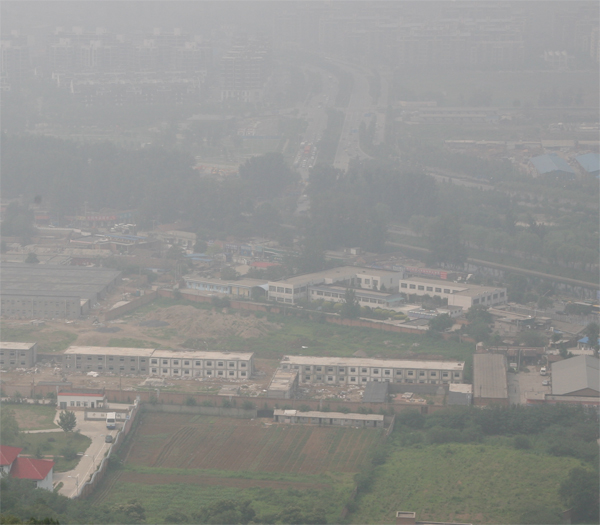
#> input picture images/canon.jpg, 600 x 525 px
$ python dark_channel.py --image images/canon.jpg   (older library calls are emulated)
#> lines starting #> are read from the running program, lines starting #| are printed output that depends on the picture
import cv2;
import math;
import numpy as np;
import argparse

def DarkChannel(im,sz):
    b,g,r = cv2.split(im)
    dc = cv2.min(cv2.min(r,g),b);
    kernel = cv2.getStructuringElement(cv2.MORPH_RECT,(sz,sz))
    dark = cv2.erode(dc,kernel)

    return dark

def AtmLight(im,dark):
    [h,w] = im.shape[:2]
    imsz = h*w
    numpx = int(max(math.floor(imsz/1000),1))
    darkvec = dark.reshape(imsz,1);
    imvec = im.reshape(imsz,3);

    indices = darkvec.argsort();
    indices = indices[imsz-numpx::]

    atmsum = np.zeros([1,3])
    for ind in range(1,numpx):
       atmsum = atmsum + imvec[indices[ind]]

    A = atmsum / numpx;
    return A

def TransmissionEstimate(im,A,sz):
    omega = 0.95;
    im3 = np.empty(im.shape,im.dtype);

    for ind in range(0,3):
        im3[:,:,ind] = im[:,:,ind]/A[0,ind]

    transmission = 1 - omega*DarkChannel(im3,sz);
    return transmission

def Guidedfilter(im,p,r,eps):
    mean_I = cv2.boxFilter(im,cv2.CV_64F,(r,r));
    mean_p = cv2.boxFilter(p, cv2.CV_64F,(r,r));
    mean_Ip = cv2.boxFilter(im*p,cv2.CV_64F,(r,r));
    cov_Ip = mean_Ip - mean_I*mean_p;

    mean_II = cv2.boxFilter(im*im,cv2.CV_64F,(r,r));
    var_I   = mean_II - mean_I*mean_I;

    a = cov_Ip/(var_I + eps);
    b = mean_p - a*mean_I;

    mean_a = cv2.boxFilter(a,cv2.CV_64F,(r,r));
    mean_b = cv2.boxFilter(b,cv2.CV_64F,(r,r));

    q = mean_a*im + mean_b;
    return q;

def TransmissionRefine(im,et):
    gray = cv2.cvtColor(im,cv2.COLOR_BGR2GRAY);
    gray = np.float64(gray)/255;
    r = 60;
    eps = 0.0001;
    t = Guidedfilter(gray,et,r,eps);

    return t;

def Recover(im,t,A,tx = 0.1):
    res = np.empty(im.shape,im.dtype);
    t = cv2.max(t,tx);

    for ind in range(0,3):
        res[:,:,ind] = (im[:,:,ind]-A[0,ind])/t + A[0,ind]

    return res

if __name__ == '__main__':
    import sys
    try:
        fn = sys.argv[1]
    except:
        fn = './image/15.png'

    def nothing(*argv):
        pass
    ap = argparse.ArgumentParser()
    ap.add_argument("-i", "--image", required = True, help = "Enter path to the image")
    args = vars(ap.parse_args())
    src = cv2.imread(args["image"]);
#> src is the input picture: shape (525, 600, 3); mean B, G, R 143, 145.6, 145.4

    I = src.astype('float64')/255;

    dark = DarkChannel(I,39);
    A = AtmLight(I,dark);
#> in AtmLight, `indices = indices[imsz-numpx::]`: indices = 315 values from 0 to 0
#> the loop in AtmLight, `for ind in range(1,numpx):` made 314 passes
#> atmsum on passes 1 to 3: [[0.753, 0.745, 0.741]], [[1.51, 1.49, 1.48]], [[2.26, 2.24, 2.22]]
#> after the loop in AtmLight, `for ind in range(1,numpx):`: atmsum = [[236.4, 234, 232.7]]
#> in AtmLight, `A = atmsum / numpx;`: A = [[0.751, 0.743, 0.739]]
#> A = [[0.751, 0.743, 0.739]]
    te = TransmissionEstimate(I,A,39);
#> after the loop in TransmissionEstimate, `for ind in range(0,3):`:
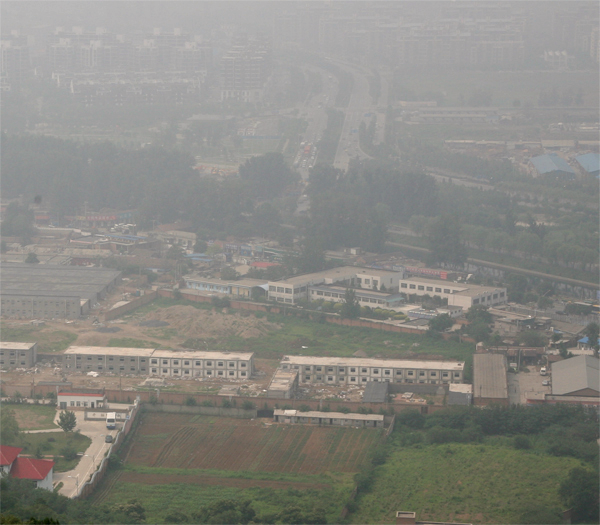
#> im3: shape (525, 600, 3) float64; mean B, G, R 0.747, 0.769, 0.772; drawn with min black and max white
    t = TransmissionRefine(src,te);
#> in Guidedfilter, `cov_Ip = mean_Ip - mean_I*mean_p;`:
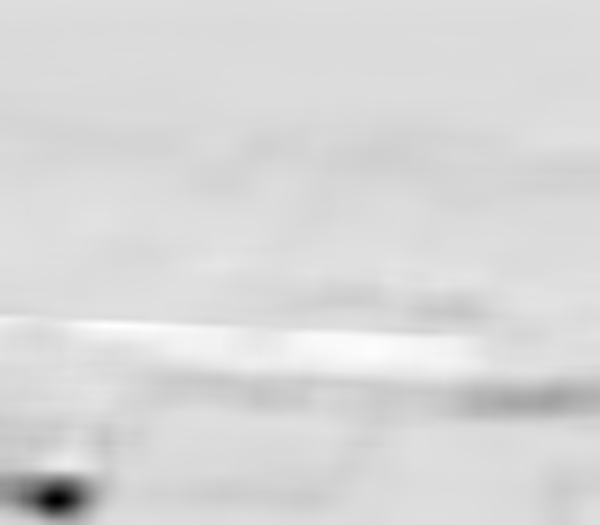
#> cov_Ip: shape (525, 600) float64; min -0.00841, max 0.00125, mean -0.0002; drawn with min black and max white
#> in Guidedfilter, `mean_II = cv2.boxFilter(im*im,cv2.CV_64F,(r,r));`:
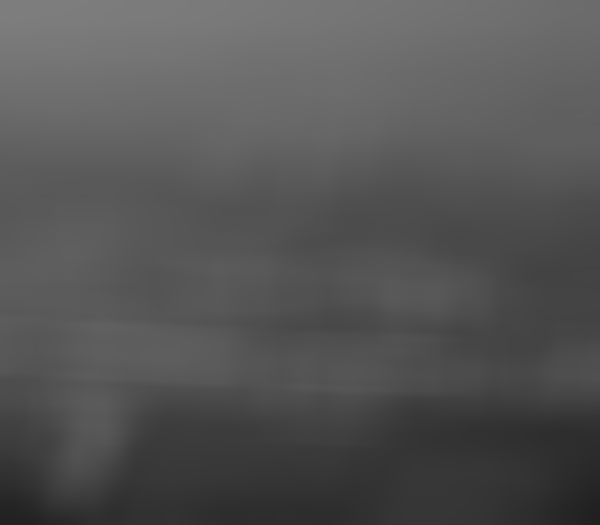
#> mean_II: shape (525, 600) float64; min 0.126, max 0.494, mean 0.331
#> in Guidedfilter, `var_I   = mean_II - mean_I*mean_I;`:
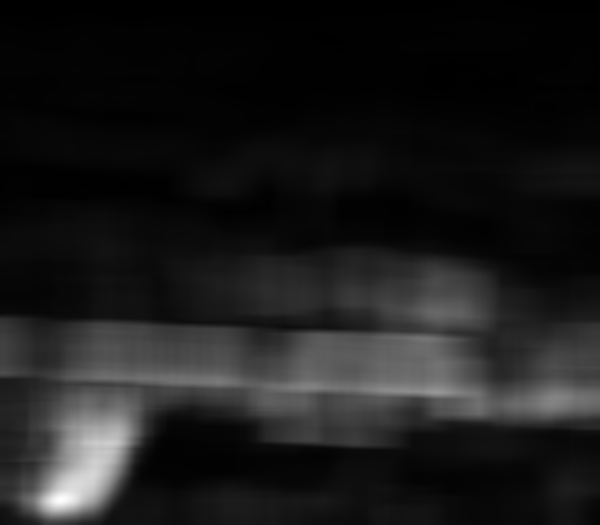
#> var_I: shape (525, 600) float64; min 3.16e-05, max 0.0132, mean 0.00145; drawn with min black and max white
#> in Guidedfilter, `mean_a = cv2.boxFilter(a,cv2.CV_64F,(r,r));`:
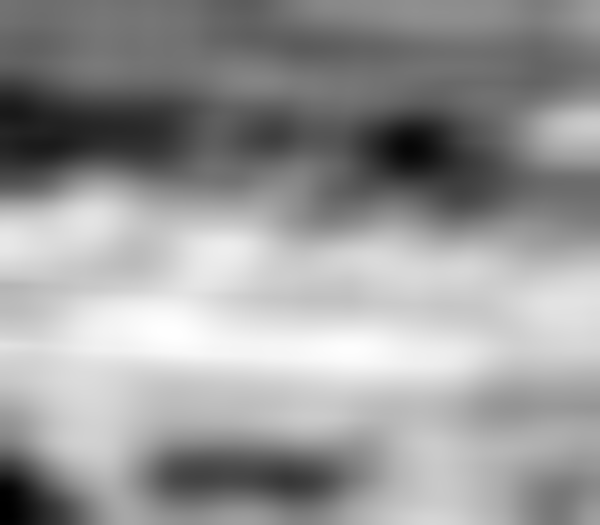
#> mean_a: shape (525, 600) float64; min -0.812, max 0.133, mean -0.248; drawn with min black and max white
#> in Guidedfilter, `mean_b = cv2.boxFilter(b,cv2.CV_64F,(r,r));`:
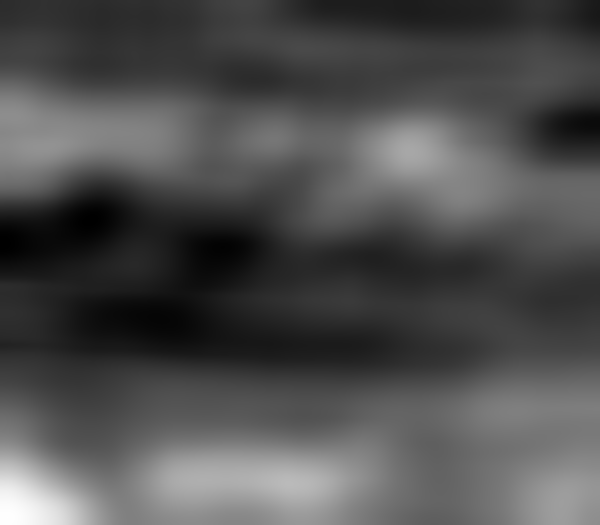
#> mean_b: shape (525, 600) float64; min 0.281, max 1.01, mean 0.508; drawn with min black and max white
    J = Recover(I,t,A,0.1);
#> after the loop in Recover, `for ind in range(0,3):`:
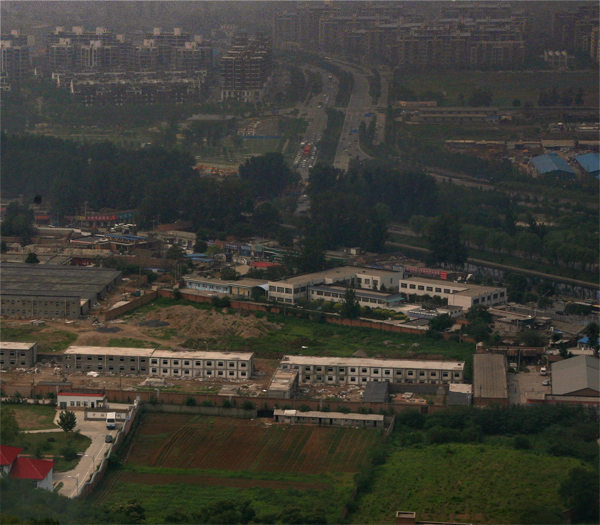
#> res: shape (525, 600, 3) float64; mean B, G, R 0.249, 0.28, 0.285; drawn with min black and max white

    # cv2.imshow("dark",dark);
    # cv2.imshow("t",t);
    cv2.imshow('original',src);
    cv2.imshow('Dark Channel Prior',J);

    cv2.waitKey(0);
    # -*- coding: utf-8 -*-

def guided(frame):
    I = frame.astype('float64')/255;

    dark = DarkChannel(I,39);
    A = AtmLight(I,dark);
    te = TransmissionEstimate(I,A,39);
    t = TransmissionRefine(src,te);
    J = Recover(I,t,A,0.1);

$ run again, on images/h2.jpg
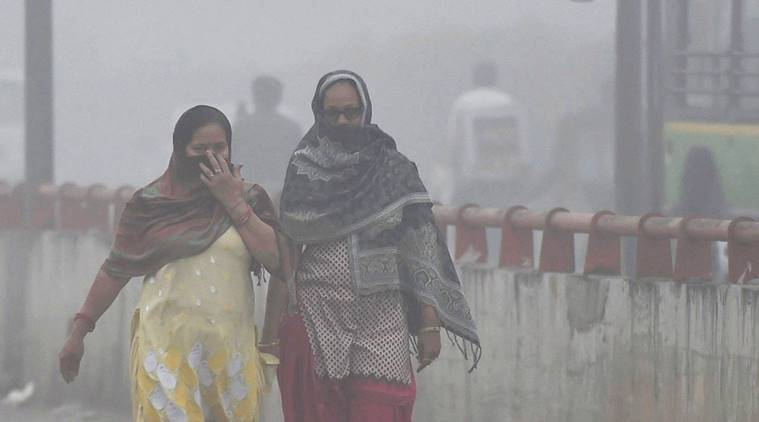
#> input picture images/h2.jpg, 759 x 422 px
#> src is the input picture: shape (422, 759, 3); mean B, G, R 147.9, 147.3, 149.6
#> in DarkChannel, `dark = cv2.erode(dc,kernel)`:
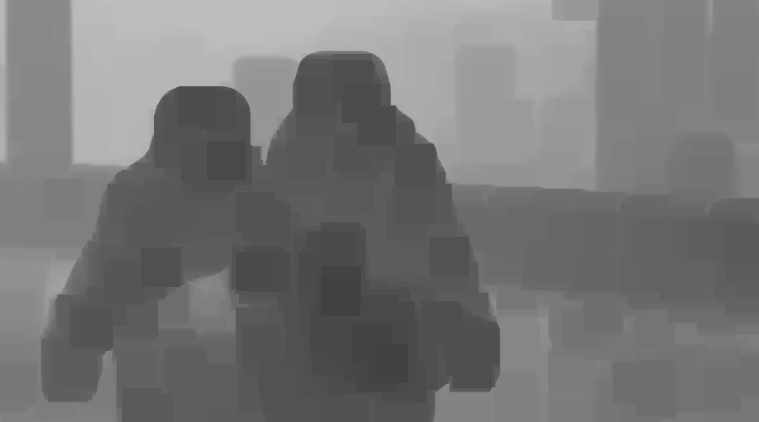
#> dark: shape (422, 759) float64; min 0.255, max 0.745, mean 0.463
#> indices = 320 values from 0 to 0
#> the loop in AtmLight, `for ind in range(1,numpx):` made 319 passes
#> atmsum on passes 1 to 3: [[0.78, 0.749, 0.749]], [[1.56, 1.5, 1.5]], [[2.34, 2.25, 2.25]]
#> after the loop in AtmLight, `for ind in range(1,numpx):`: atmsum = [[248.9, 238.9, 238.9]]
#> in AtmLight, `A = atmsum / numpx;`: A = [[0.778, 0.747, 0.747]]
#> after the loop in Recover, `for ind in range(0,3):`:
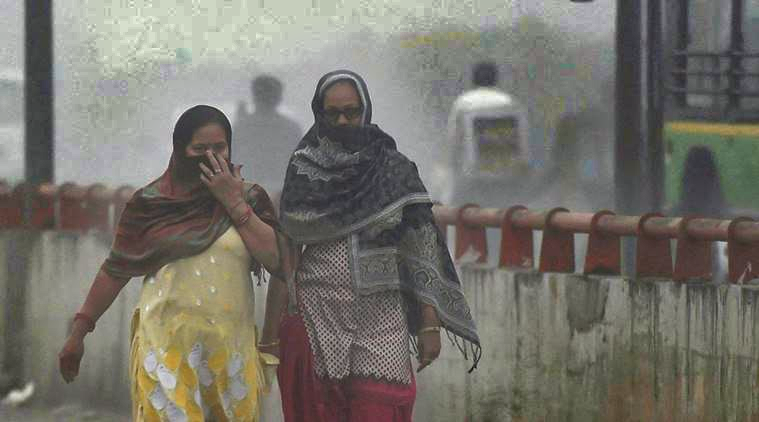
#> res: shape (422, 759, 3) float64; mean B, G, R 0.354, 0.391, 0.404; drawn with min black and max white

$ run again, on images/h200.jpg
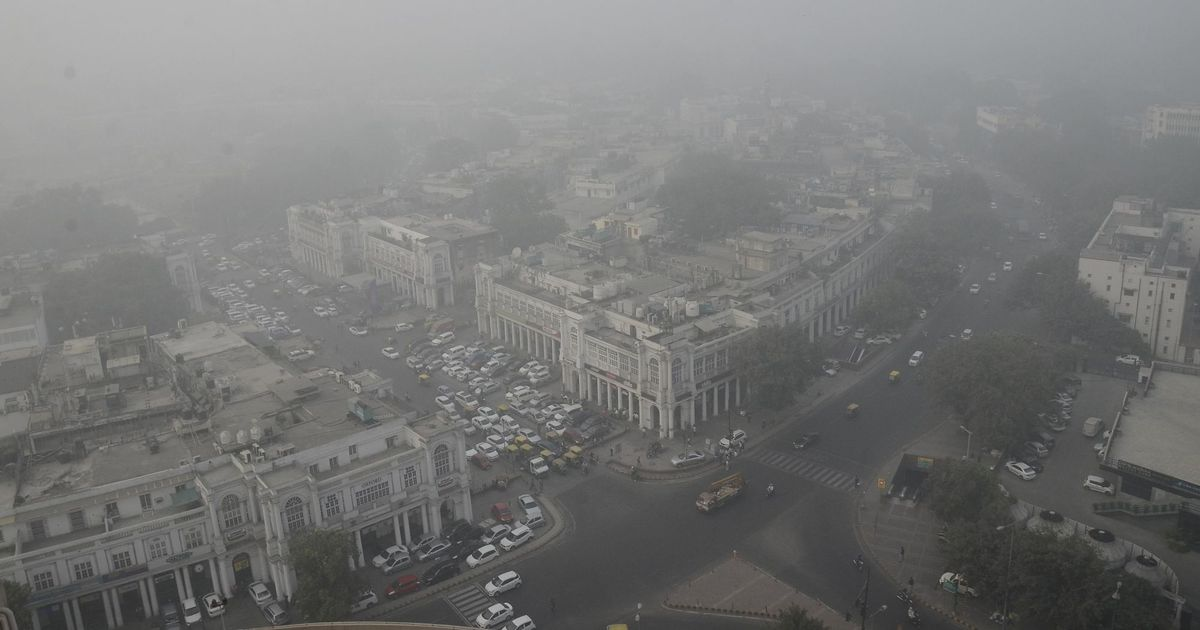
#> input picture images/h200.jpg, 1200 x 630 px
#> src is the input picture: shape (630, 1200, 3); mean B, G, R 118.2, 119.1, 118.6
#> in DarkChannel, `dark = cv2.erode(dc,kernel)`:
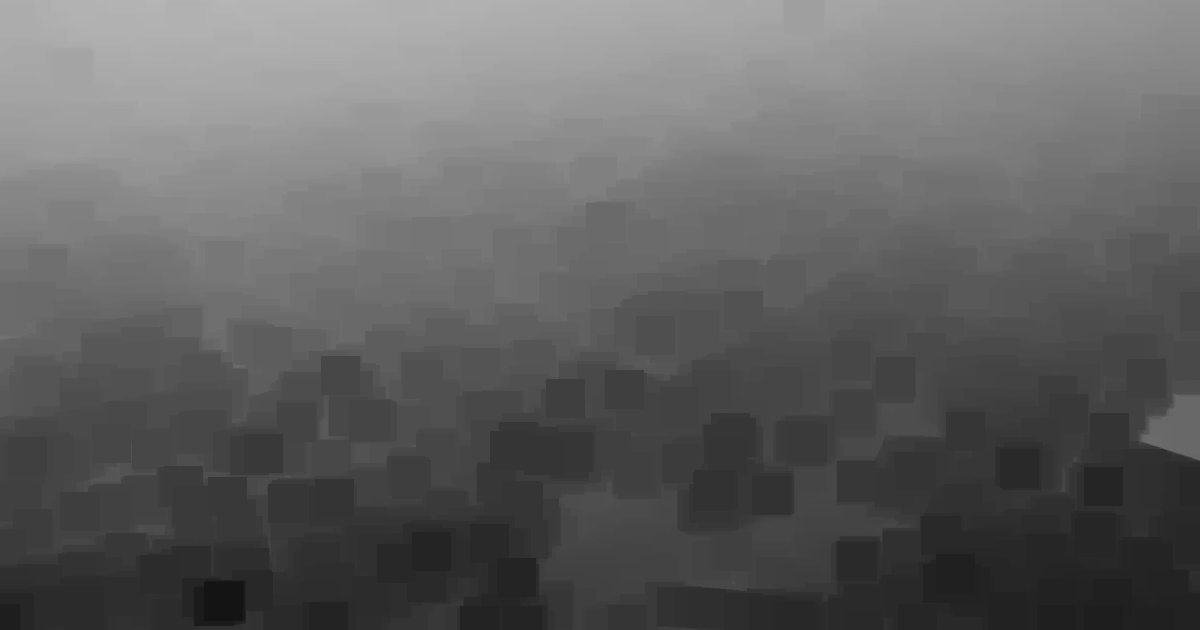
#> dark: shape (630, 1200) float64; min 0.0784, max 0.71, mean 0.382
#> indices = 756 values from 0 to 0
#> the loop in AtmLight, `for ind in range(1,numpx):` made 755 passes
#> atmsum on passes 1 to 3: [[0.702, 0.702, 0.702]], [[1.4, 1.4, 1.4]], [[2.11, 2.11, 2.11]]
#> after the loop in AtmLight, `for ind in range(1,numpx):`: atmsum = [[530, 530, 530]]
#> in AtmLight, `A = atmsum / numpx;`: A = [[0.701, 0.701, 0.701]]
#> after the loop in Recover, `for ind in range(0,3):`:
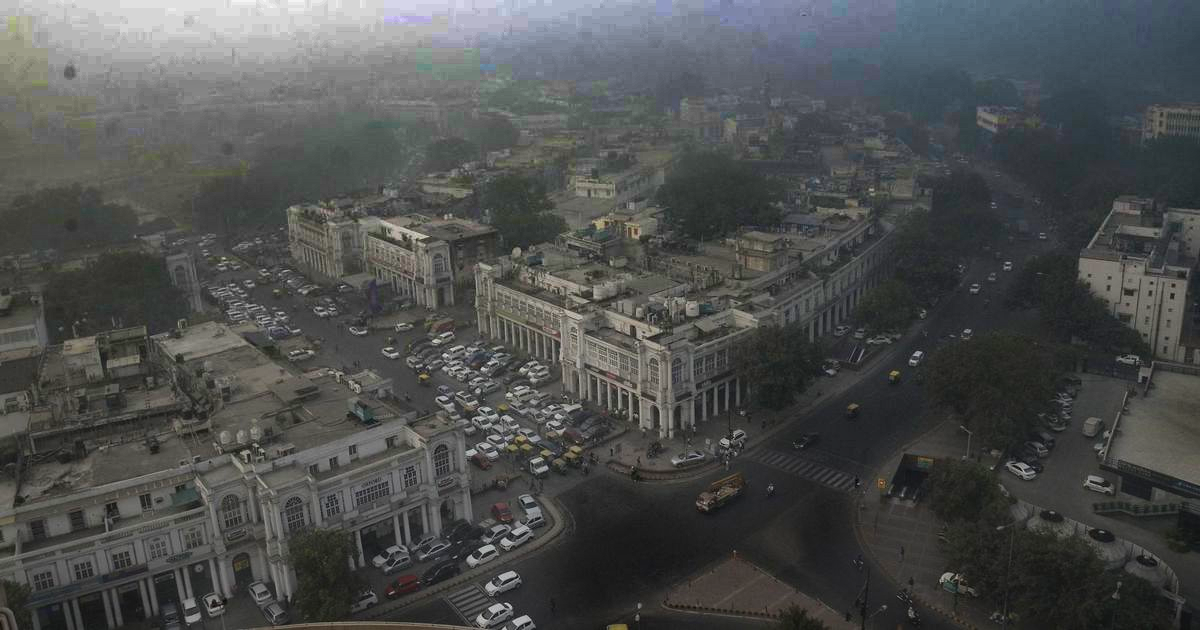
#> res: shape (630, 1200, 3) float64; mean B, G, R 0.257, 0.259, 0.252; drawn with min black and max white
